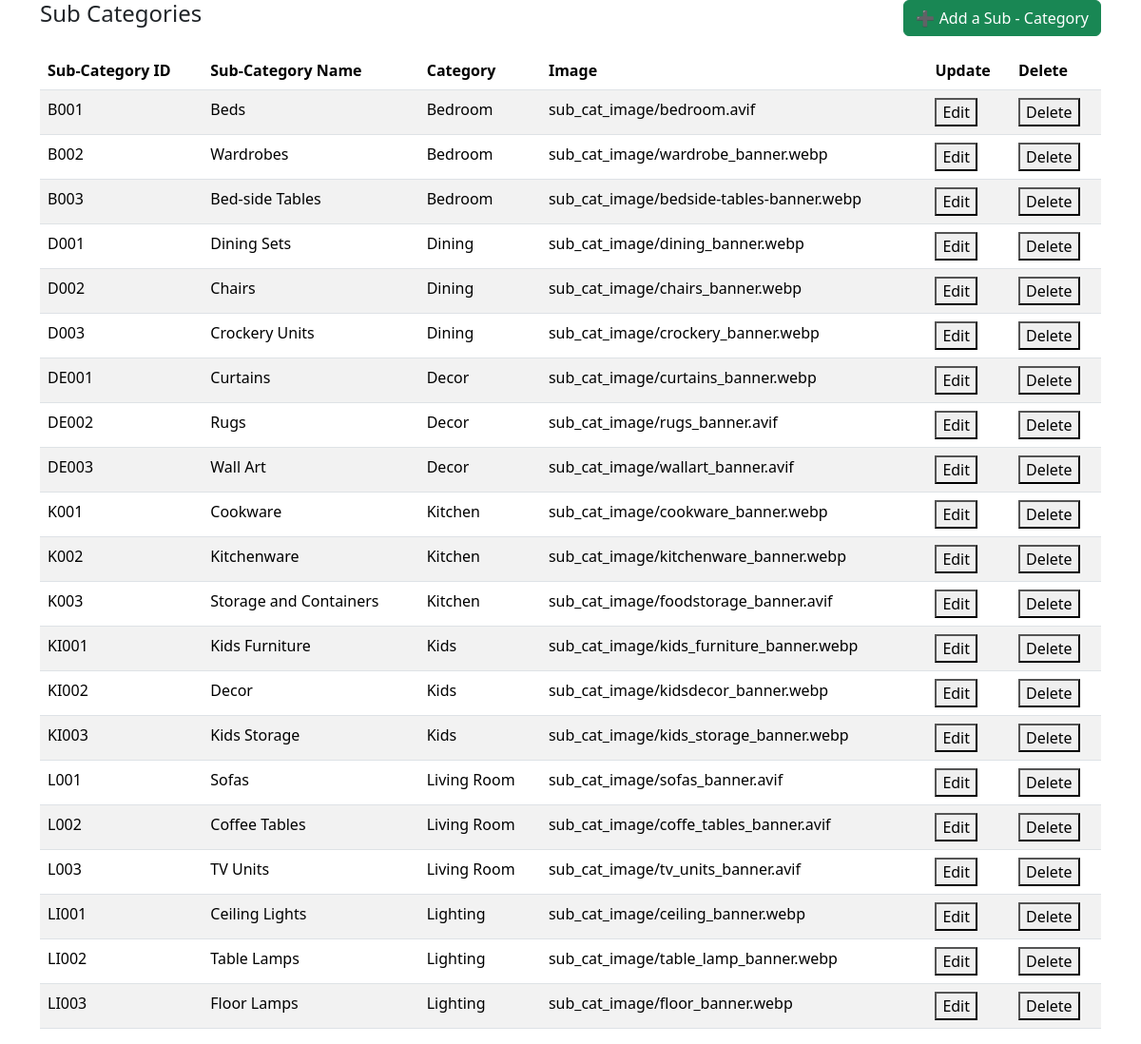
The page /sub_category/ on the database its author committed.
### sub_category_app/models.py (models this page shows, shortened)
class Sub_category(models.Model):
    sub_cat_id = models.CharField(primary_key=True,max_length=20)
    sub_cat_name = models.CharField(max_length = 20)
    category = models.ForeignKey(Category,on_delete=models.CASCADE)
    sub_cat_image = models.ImageField(upload_to='sub_cat_image/',null=True)

### category_app/models.py (models this page shows)
class Category(models.Model):
    category_id = models.CharField(primary_key=True, max_length=20)
    category_name = models.CharField(max_length=20)
    category_image = models.ImageField(upload_to='category_image/',null=True)
    def __str__(self):
        return self.category_name

### sub_category_app/views.py (the view)
# urls.py: path('',views.display_sub_category, name='display_sub_category'),
def display_sub_category(request):
    categories = Category.objects.all()
    sub_categories = Sub_category.objects.all()
    return render(request,"admin/sub_category/display_subcategory.html",locals())

### sub_category_app/context_processors.py (called while the page is built)
def all_subcategories(request):
    return {
        'all_subcategories': Sub_category.objects.all()
    }

### templates/admin/sub_category/display_subcategory.html (shortened to what this page needs)
{% extends 'admin/admin_extend.html' %}
{% load static %}
{% block 'style' %}
<link rel="stylesheet" href="{% static 'css/display.css' %}">
{% endblock %}
{% block 'content' %}
<div class="container">
<div class="d-flex justify-content-between  mb-3">
    <h4>Sub Categories</h4>
    <button type="button" class="btn btn-success" data-bs-toggle="modal" data-bs-target="#addCategoryModal">
        ➕ Add a Sub - Category
    </button>
</div>
    <table class="table custom-table table-striped">
        <thead>
        <tr>
            <th>Sub-Category ID</th>
            <th>Sub-Category Name</th>
            <th>Category</th>
            <th>Image</th>
            <th>Update</th>
            <th>Delete</th>
        </tr>
        </thead>
        <tbody>
                {% for i in sub_categories %}
            <tr>
                <td>{{i.sub_cat_id}}</td>
                <td>{{i.sub_cat_name}}</td>
                <td>{{i.category}}</td>
                <td>{{i.sub_cat_image}}</td>
                <td>
                    <a href="{% url 'update_sub_category' i.sub_cat_id %}">
                        <button>Edit</button>
                    </a>
                </td>
                <td>
                    <a href="{% url 'delete_sub_category' i.sub_cat_id %}" onclick="return confirm('Are you sure you want to delete this category? This action cannot be undone.');">
                        <button>Delete</button>
                    </a>
                </td>
            </tr>
            {% endfor %}
        </tbody>
    </table>
{% endblock %}

### rows shown on the page
Sub_category: sub_cat_id "B001", sub_cat_name "Beds", category "Bedroom", sub_cat_image "sub_cat_image/bedroom.avif"
Sub_category: sub_cat_id "B002", sub_cat_name "Wardrobes", category "Bedroom", sub_cat_image "sub_cat_image/wardrobe_banner.webp"
Sub_category: sub_cat_id "B003", sub_cat_name "Bed-side Tables", category "Bedroom", sub_cat_image "sub_cat_image/bedside-tables-banner.webp"
Sub_category: sub_cat_id "D001", sub_cat_name "Dining Sets", category "Dining", sub_cat_image "sub_cat_image/dining_banner.webp"
Sub_category: sub_cat_id "D002", sub_cat_name "Chairs", category "Dining", sub_cat_image "sub_cat_image/chairs_banner.webp"
Sub_category: sub_cat_id "D003", sub_cat_name "Crockery Units", category "Dining", sub_cat_image "sub_cat_image/crockery_banner.webp"
Sub_category: sub_cat_id "DE001", sub_cat_name "Curtains", category "Decor", sub_cat_image "sub_cat_image/curtains_banner.webp"
Sub_category: sub_cat_id "DE002", sub_cat_name "Rugs", category "Decor", sub_cat_image "sub_cat_image/rugs_banner.avif"
Sub_category: sub_cat_id "DE003", sub_cat_name "Wall Art", category "Decor", sub_cat_image "sub_cat_image/wallart_banner.avif"
Sub_category: sub_cat_id "K001", sub_cat_name "Cookware", category "Kitchen", sub_cat_image "sub_cat_image/cookware_banner.webp"
Sub_category: sub_cat_id "K002", sub_cat_name "Kitchenware", category "Kitchen", sub_cat_image "sub_cat_image/kitchenware_banner.webp"
Sub_category: sub_cat_id "K003", sub_cat_name "Storage and Containers", category "Kitchen", sub_cat_image "sub_cat_image/foodstorage_banner.avif"
Sub_category: sub_cat_id "KI001", sub_cat_name "Kids Furniture", category "Kids", sub_cat_image "sub_cat_image/kids_furniture_banner.webp"
Sub_category: sub_cat_id "KI002", sub_cat_name "Decor", category "Kids", sub_cat_image "sub_cat_image/kidsdecor_banner.webp"
Sub_category: sub_cat_id "KI003", sub_cat_name "Kids Storage", category "Kids", sub_cat_image "sub_cat_image/kids_storage_banner.webp"
Sub_category: sub_cat_id "L001", sub_cat_name "Sofas", category "Living Room", sub_cat_image "sub_cat_image/sofas_banner.avif"
Sub_category: sub_cat_id "L002", sub_cat_name "Coffee Tables", category "Living Room", sub_cat_image "sub_cat_image/coffe_tables_banner.avif"
Sub_category: sub_cat_id "L003", sub_cat_name "TV Units", category "Living Room", sub_cat_image "sub_cat_image/tv_units_banner.avif"
Sub_category: sub_cat_id "LI001", sub_cat_name "Ceiling Lights", category "Lighting", sub_cat_image "sub_cat_image/ceiling_banner.webp"
Sub_category: sub_cat_id "LI002", sub_cat_name "Table Lamps", category "Lighting", sub_cat_image "sub_cat_image/table_lamp_banner.webp"
Sub_category: sub_cat_id "LI003", sub_cat_name "Floor Lamps", category "Lighting", sub_cat_image "sub_cat_image/floor_banner.webp"
